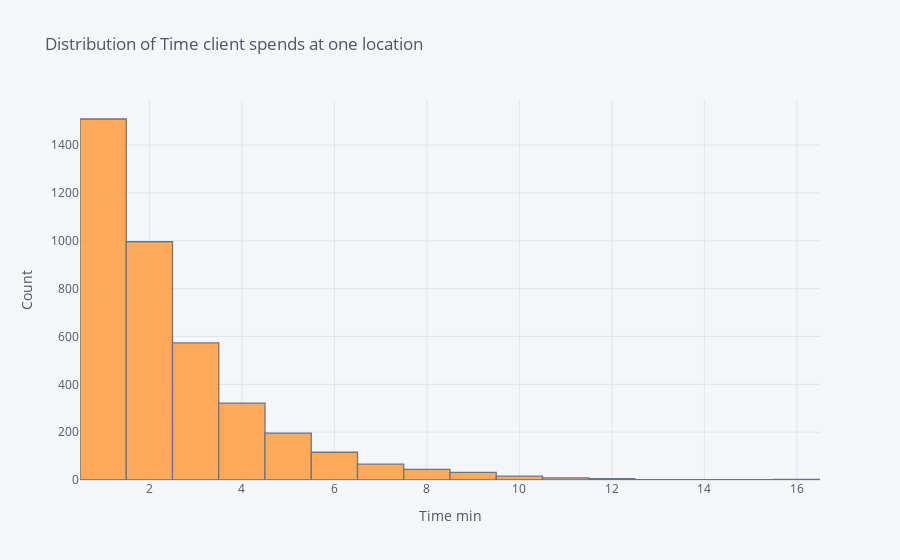

The cell this chart's notebook holds for it:
### Code cell
df.loc[df['location']=='drinks', 'delta'].iplot(kind='hist', 
    xTitle='Time min', yTitle='Count', 
    title='Distribution of Time client spends at one location')

### Figure 1 — Plotly figure (JSON) as saved in the notebook; plotly's stock layout.template omitted (floating-point values rounded to 4 significant figures; data arrays with more than 128 entries replaced by an {"elided": "..."} marker saying what was removed)
{"data": [{"histfunc": "count", "histnorm": "", "marker": {"color": "rgba(255, 153, 51, 1.0)", "line": {"color": "#4D5663", "width": 1.3}}, "name": "delta", "opacity": 0.8, "orientation": "v", "type": "histogram", "x": {"elided": "3889 int values"}}], "layout": {"barmode": "overlay", "legend": {"bgcolor": "#F5F6F9", "font": {"color": "#4D5663"}}, "paper_bgcolor": "#F5F6F9", "plot_bgcolor": "#F5F6F9", "title": {"font": {"color": "#4D5663"}, "text": "Distribution of Time client spends at one location"}, "xaxis": {"gridcolor": "#E1E5ED", "showgrid": true, "tickfont": {"color": "#4D5663"}, "title": {"font": {"color": "#4D5663"}, "text": "Time min"}, "zerolinecolor": "#E1E5ED"}, "yaxis": {"gridcolor": "#E1E5ED", "showgrid": true, "tickfont": {"color": "#4D5663"}, "title": {"font": {"color": "#4D5663"}, "text": "Count"}, "zerolinecolor": "#E1E5ED"}}}
